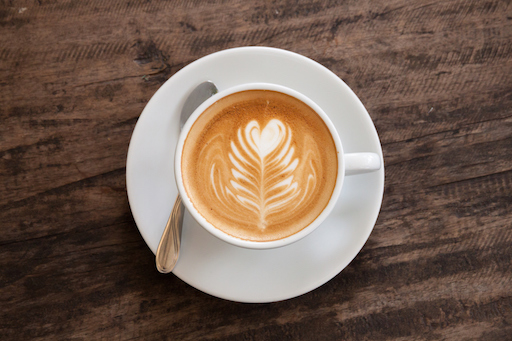
#> input picture PythonScientificStack/Exercise Files/Ch10/10_04/coffee.jpg, 512 x 341 px
$ jupyter execute images.ipynb   (shell and % lines are left out)
#> lines starting #> are read from the running program, lines starting #| are printed output that depends on the picture
[cell 1]
import cv2

[cell 2]
coffee = 'Exercise Files/Ch10/10_04/coffee.jpg'

[cell 3]
img = cv2.imread(coffee)
#> img is the input picture: shape (341, 512, 3); mean B, G, R 82.9, 96.6, 118.4

[cell 4]
type(img)

[cell 5]
img.shape
#> Out = (341, 512, 3)

[cell 6]
import matplotlib.pyplot as plt

[cell 7]
plt.imshow(img)

plt.imshow expects the color sequence to be RGB, but cv2 loads images as BGR.

[cell 8]
plt.imshow(cv2.cvtColor(img, cv2.COLOR_BGR2RGB))

# Edge detection

[cell 9]
gray = cv2.cvtColor(img, cv2.COLOR_BGR2GRAY)
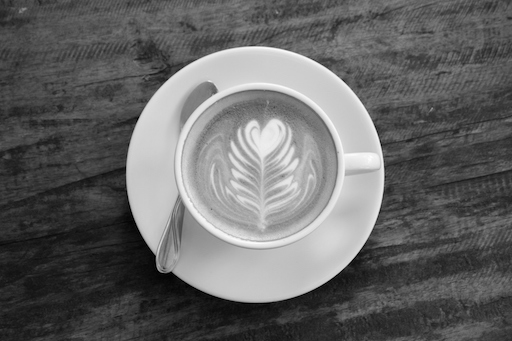
#> gray: shape (341, 512); min 0, max 254, mean 101.6
plt.imshow(gray)

[cell 10]
plt.imshow(gray, cmap=plt.cm.gray)

[cell 11]
edges = cv2.Canny(gray, 200, 200)
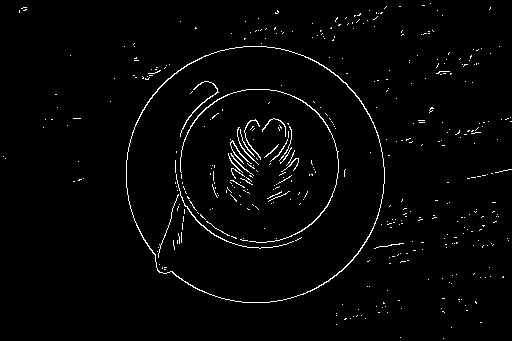
#> edges: shape (341, 512); 2% white in thin lines or dots
